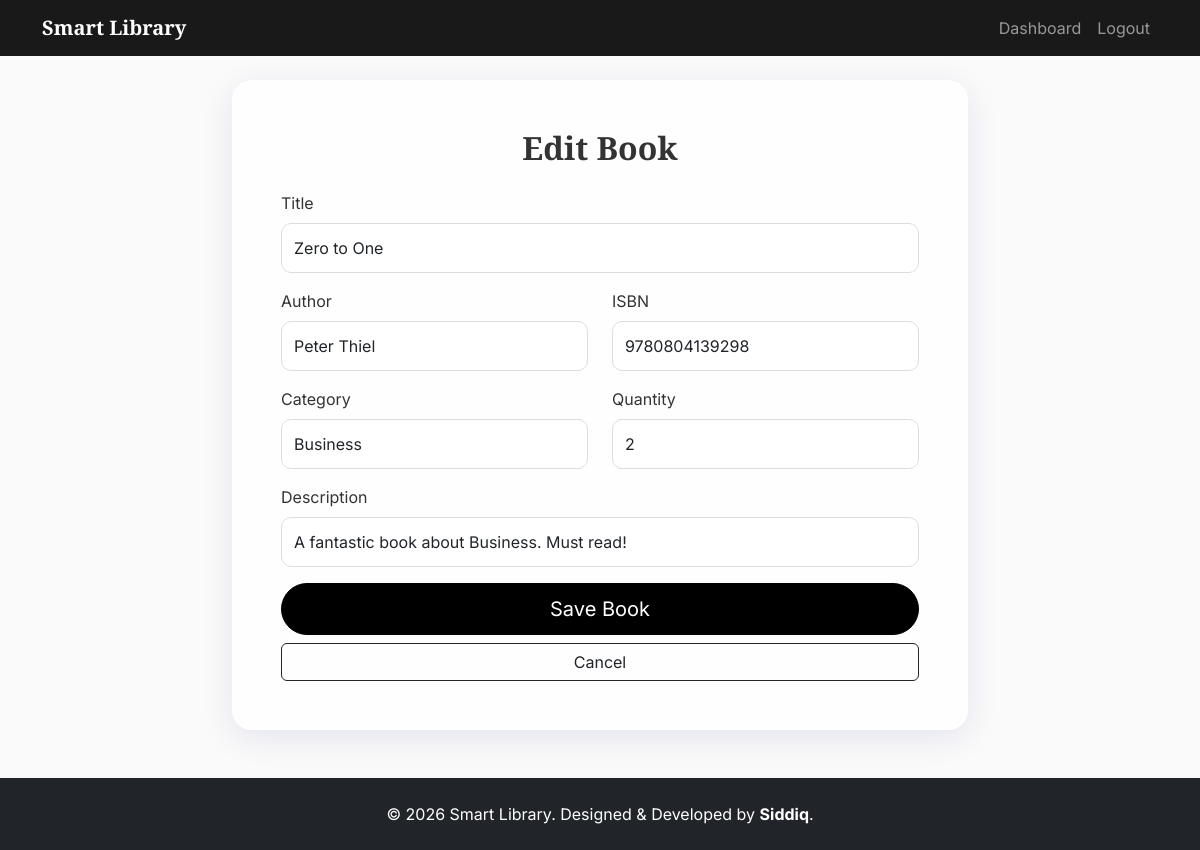
Page /librarian/books/edit/3 (signed in) on the committed database.
### app/models.py (models this page shows, shortened)
class Book(db.Model):
    id = db.Column(db.Integer, primary_key=True)
    title = db.Column(db.String(200), index=True, nullable=False)
    author = db.Column(db.String(100), index=True, nullable=False)
    isbn = db.Column(db.String(20), unique=True, index=True)
    category = db.Column(db.String(50), index=True)
    language = db.Column(db.String(30))
    publication_year = db.Column(db.Integer)
    publisher = db.Column(db.String(100))
    description = db.Column(db.Text)
    cover_image = db.Column(db.String(200)) # Path to image
    quantity = db.Column(db.Integer, default=1)
    available_count = db.Column(db.Integer, default=1)
    price = db.Column(db.Float, default=0.0) # Purchasing price or Borrow fee
    pages = db.Column(db.Integer)
    average_rating = db.Column(db.Float, default=0.0)
    rating_count = db.Column(db.Integer, default=0)
    seller_id = db.Column(db.Integer, db.ForeignKey('user.id'), nullable=True) # Null if library owned
    created_at = db.Column(db.DateTime, default=datetime.utcnow)
    transactions = db.relationship('Transaction', backref='book', lazy='dynamic')
    reservations = db.relationship('Reservation', backref='book', lazy='dynamic')
    reviews = db.relationship('Review', backref='book', lazy='dynamic')

### app/blueprints/librarian.py (the view, shortened to what this page needs)
@librarian_bp.route('/books/edit/<int:book_id>', methods=['GET', 'POST'])
@login_required
@librarian_required
def edit_book(book_id):
    book = Book.query.get_or_404(book_id)
    form = BookForm(obj=book)
    return render_template('librarian/add_book.html', form=form, title="Edit Book")

### app/forms.py
class BookForm(FlaskForm):
    title = StringField('Title', validators=[DataRequired()])
    author = StringField('Author', validators=[DataRequired()])
    isbn = StringField('ISBN', validators=[DataRequired(), Length(min=10, max=13)])
    category = StringField('Category', validators=[DataRequired()])
    quantity = StringField('Quantity', validators=[DataRequired()])
    description = StringField('Description')
    submit = SubmitField('Save Book')

### app/models.py (called while the page is built)
@login_manager.user_loader
def load_user(user_id):
    return User.query.get(int(user_id))

### app/templates/librarian/add_book.html (shortened to what this page needs)
{% extends "base.html" %}
{% block content %}
<div class="row justify-content-center">
    <div class="col-md-8">
        <div class="glass-card p-5">
            <h2 class="text-center mb-4 font-playfair">{{ title }}</h2>
            <form method="POST">
                <div class="mb-3">
                    {{ form.title.label(class="form-label") }}
                    {{ form.title(class="form-control") }}
                </div>
                <div class="row">
                    <div class="col-md-6 mb-3">
                        {{ form.author.label(class="form-label") }}
                        {{ form.author(class="form-control") }}
                    </div>
                    <div class="col-md-6 mb-3">
                        {{ form.isbn.label(class="form-label") }}
                        {{ form.isbn(class="form-control") }}
                    </div>
                </div>
                <div class="row">
                    <div class="col-md-6 mb-3">
                        {{ form.category.label(class="form-label") }}
                        {{ form.category(class="form-control") }}
                    </div>
                    <div class="col-md-6 mb-3">
                        {{ form.quantity.label(class="form-label") }}
                        {{ form.quantity(class="form-control", type="number") }}
                    </div>
                </div>
                <div class="mb-3">
                    {{ form.description.label(class="form-label") }}
                    {{ form.description(class="form-control", rows=3) }}
                </div>
                <div class="d-grid gap-2">
                    {{ form.submit(class="btn btn-dark btn-lg") }}
                    <a href="{{ url_for('librarian.manage_books') }}" class="btn btn-outline-dark">Cancel</a>
                </div>
            </form>
        </div>
    </div>
</div>
{% endblock %}

### app/static/css/style.css (style rules this page uses)
:root { --font-heading: 'Playfair Display', serif; --font-body: 'Inter', sans-serif; --color-primary: #000000; --color-accent: #C41E3A; --color-bg: #FAFAFA; --glass-bg: rgba(255, 255, 255, 0.7); --glass-border: rgba(255, 255, 255, 0.5); --glass-shadow: 0 8px 32px 0 rgba(31, 38, 135, 0.1); }
body { font-family: var(--font-body); background-color: var(--color-bg); color: #333; min-height: 100vh; }
h1, h2, h3, h4, h5, h6, .font-playfair { font-family: var(--font-heading); font-weight: 700; }
.glass-card { background: var(--glass-bg); backdrop-filter: blur(10px); -webkit-backdrop-filter: blur(10px); border-radius: 20px; border: 1px solid var(--glass-border); box-shadow: var(--glass-shadow); }
.btn-dark { background-color: var(--color-primary); border-color: var(--color-primary); border-radius: 50px; padding: 10px 25px; transition: all 0.3s ease; }
.form-control { background: rgba(255, 255, 255, 0.8); border: 1px solid #ddd; border-radius: 10px; padding: 12px; }

### rows in the picture
Book: title "Zero to One", author "Peter Thiel", isbn "9780804139298", category "Business", quantity "2", description "A fantastic book about Business. Must read!"

### other values in the picture
{{ title }} "Edit Book"
